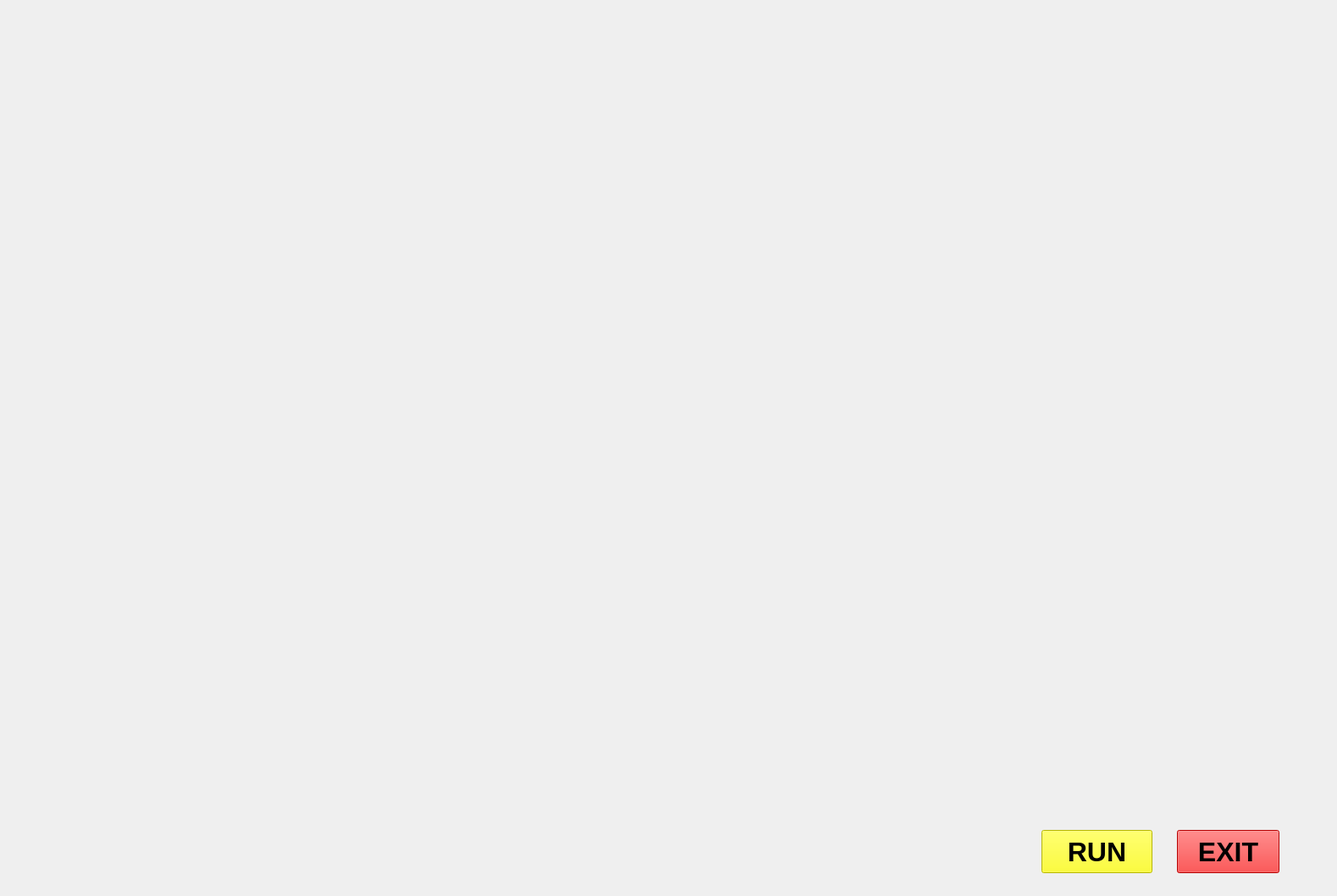
<?xml version="1.0" encoding="UTF-8"?>
<ui version="4.0">
 <class>JarvisUi</class>
 <widget class="QMainWindow" name="JarvisUi">
  <property name="geometry">
   <rect>
    <x>0</x>
    <y>0</y>
    <width>1579</width>
    <height>1058</height>
   </rect>
  </property>
  <property name="windowTitle">
   <string>MainWindow</string>
  </property>
  <widget class="QWidget" name="centralwidget">
   <widget class="QLabel" name="label">
    <property name="geometry">
     <rect>
      <x>0</x>
      <y>0</y>
      <width>1571</width>
      <height>1061</height>
     </rect>
    </property>
    <property name="text">
     <string/>
    </property>
    <property name="pixmap">
     <pixmap>jarvis gif.gif</pixmap>
    </property>
    <property name="scaledContents">
     <bool>true</bool>
    </property>
    <property name="margin">
     <number>0</number>
    </property>
   </widget>
   <widget class="QLabel" name="label_2">
    <property name="geometry">
     <rect>
      <x>0</x>
      <y>-10</y>
      <width>401</width>
      <height>231</height>
     </rect>
    </property>
    <property name="text">
     <string/>
    </property>
    <property name="pixmap">
     <pixmap>horizontal anim.gif</pixmap>
    </property>
    <property name="scaledContents">
     <bool>true</bool>
    </property>
   </widget>
   <widget class="QTextBrowser" name="textBrowser_3">
    <property name="geometry">
     <rect>
      <x>510</x>
      <y>20</y>
      <width>151</width>
      <height>41</height>
     </rect>
    </property>
    <property name="font">
     <font>
      <weight>75</weight>
      <bold>true</bold>
     </font>
    </property>
    <property name="styleSheet">
     <string notr="true">background:transparent;
border-radius:none;
</string>
    </property>
   </widget>
   <widget class="QPushButton" name="pushButton">
    <property name="geometry">
     <rect>
      <x>1230</x>
      <y>980</y>
      <width>131</width>
      <height>51</height>
     </rect>
    </property>
    <property name="font">
     <font>
      <pointsize>24</pointsize>
      <weight>75</weight>
      <bold>true</bold>
     </font>
    </property>
    <property name="styleSheet">
     <string notr="true">background-color: rgb(255, 255, 0)</string>
    </property>
    <property name="text">
     <string>RUN</string>
    </property>
   </widget>
   <widget class="QPushButton" name="pushButton_2">
    <property name="geometry">
     <rect>
      <x>1390</x>
      <y>980</y>
      <width>121</width>
      <height>51</height>
     </rect>
    </property>
    <property name="font">
     <font>
      <pointsize>24</pointsize>
      <weight>75</weight>
      <bold>true</bold>
     </font>
    </property>
    <property name="styleSheet">
     <string notr="true">background-color:rgb(255, 0, 0)</string>
    </property>
    <property name="text">
     <string>EXIT</string>
    </property>
   </widget>
   <widget class="QLabel" name="label_3">
    <property name="geometry">
     <rect>
      <x>30</x>
      <y>620</y>
      <width>471</width>
      <height>271</height>
     </rect>
    </property>
    <property name="text">
     <string/>
    </property>
    <property name="pixmap">
     <pixmap>jarvis-gif-gfycat.gif</pixmap>
    </property>
    <property name="scaledContents">
     <bool>true</bool>
    </property>
   </widget>
   <widget class="QLabel" name="label_4">
    <property name="geometry">
     <rect>
      <x>1050</x>
      <y>630</y>
      <width>521</width>
      <height>301</height>
     </rect>
    </property>
    <property name="text">
     <string/>
    </property>
    <property name="pixmap">
     <pixmap>Jarvis_Gui (1).gif</pixmap>
    </property>
    <property name="scaledContents">
     <bool>true</bool>
    </property>
   </widget>
   <widget class="QTextBrowser" name="textBrowser_4">
    <property name="geometry">
     <rect>
      <x>680</x>
      <y>20</y>
      <width>151</width>
      <height>41</height>
     </rect>
    </property>
    <property name="font">
     <font>
      <weight>75</weight>
      <bold>true</bold>
     </font>
    </property>
    <property name="styleSheet">
     <string notr="true">background:transparent;
border-radius:none;
</string>
    </property>
   </widget>
  </widget>
 </widget>
 <resources/>
 <connections/>
</ui>
